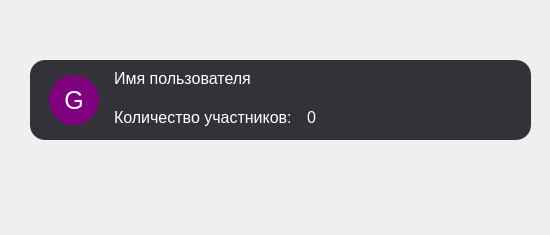
<?xml version="1.0" encoding="UTF-8"?>
<ui version="4.0">
 <class>GroupInList</class>
 <widget class="QWidget" name="GroupInList">
  <property name="geometry">
   <rect>
    <x>0</x>
    <y>0</y>
    <width>550</width>
    <height>235</height>
   </rect>
  </property>
  <property name="windowTitle">
   <string>Form</string>
  </property>
  <widget class="QFrame" name="Group_wrapper">
   <property name="geometry">
    <rect>
     <x>30</x>
     <y>60</y>
     <width>501</width>
     <height>80</height>
    </rect>
   </property>
   <property name="sizePolicy">
    <sizepolicy hsizetype="Fixed" vsizetype="Preferred">
     <horstretch>0</horstretch>
     <verstretch>0</verstretch>
    </sizepolicy>
   </property>
   <property name="minimumSize">
    <size>
     <width>0</width>
     <height>80</height>
    </size>
   </property>
   <property name="maximumSize">
    <size>
     <width>1000</width>
     <height>80</height>
    </size>
   </property>
   <property name="styleSheet">
    <string notr="true">QFrame, QPushButton {
background-color:#323338;
border-radius:15%;
}

QLabel {
	font-size:20px;
	color:white;
}</string>
   </property>
   <layout class="QHBoxLayout" name="horizontalLayout" stretch="3,0">
    <property name="rightMargin">
     <number>40</number>
    </property>
    <item>
     <widget class="QFrame" name="GroupNickWrapp">
      <layout class="QHBoxLayout" name="horizontalLayout_2">
       <property name="spacing">
        <number>15</number>
       </property>
       <property name="leftMargin">
        <number>10</number>
       </property>
       <property name="topMargin">
        <number>0</number>
       </property>
       <property name="bottomMargin">
        <number>0</number>
       </property>
       <item>
        <widget class="QPushButton" name="GroupIcon">
         <property name="sizePolicy">
          <sizepolicy hsizetype="Fixed" vsizetype="Fixed">
           <horstretch>0</horstretch>
           <verstretch>0</verstretch>
          </sizepolicy>
         </property>
         <property name="cursor">
          <cursorShape>PointingHandCursor</cursorShape>
         </property>
         <property name="styleSheet">
          <string notr="true">background-color:purple;
width:50px;
height:50px;
border-radius:25px;
color:White;
font-size:25px;
text-align:center;
</string>
         </property>
         <property name="text">
          <string>G</string>
         </property>
        </widget>
       </item>
       <item>
        <layout class="QGridLayout" name="gridLayout">
         <item row="1" column="0">
          <widget class="QLabel" name="label">
           <property name="styleSheet">
            <string notr="true">font-size:16px;
color:white;</string>
           </property>
           <property name="text">
            <string>Количество участников:</string>
           </property>
          </widget>
         </item>
         <item row="0" column="0">
          <widget class="QLabel" name="GroupName">
           <property name="styleSheet">
            <string notr="true">font-size:16px;
color:white;</string>
           </property>
           <property name="text">
            <string>Имя пользователя</string>
           </property>
          </widget>
         </item>
         <item row="1" column="1">
          <widget class="QLabel" name="number_of_members">
           <property name="styleSheet">
            <string notr="true">font-size:16px;
color:white;</string>
           </property>
           <property name="text">
            <string>0</string>
           </property>
          </widget>
         </item>
         <item row="0" column="1">
          <widget class="QPushButton" name="has_password">
           <property name="text">
            <string/>
           </property>
           <property name="icon">
            <iconset resource="../res-rec.qrc">
             <normaloff>:/icons/icon/icons8-password-16.png</normaloff>:/icons/icon/icons8-password-16.png</iconset>
           </property>
          </widget>
         </item>
        </layout>
       </item>
      </layout>
     </widget>
    </item>
    <item>
     <widget class="QPushButton" name="join_group">
      <property name="sizePolicy">
       <sizepolicy hsizetype="Fixed" vsizetype="Fixed">
        <horstretch>0</horstretch>
        <verstretch>0</verstretch>
       </sizepolicy>
      </property>
      <property name="minimumSize">
       <size>
        <width>50</width>
        <height>50</height>
       </size>
      </property>
      <property name="cursor">
       <cursorShape>PointingHandCursor</cursorShape>
      </property>
      <property name="styleSheet">
       <string notr="true">border:none;</string>
      </property>
      <property name="text">
       <string/>
      </property>
      <property name="icon">
       <iconset resource="../res-rec.qrc">
        <normaloff>:/icons/icon/icons8-enter-40.png</normaloff>:/icons/icon/icons8-enter-40.png</iconset>
      </property>
      <property name="iconSize">
       <size>
        <width>40</width>
        <height>40</height>
       </size>
      </property>
     </widget>
    </item>
   </layout>
  </widget>
 </widget>
 <resources>
  <include location="../res-rec.qrc"/>
 </resources>
 <connections/>
</ui>
